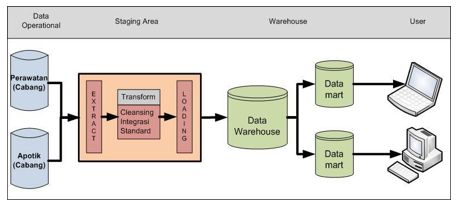
#> input picture skema.PNG, 457 x 202 px, given in place of skema.jpg, which was not available
$ jupyter execute PROJECT_UAS_DW.ipynb
#> lines starting #> are read from the running program, lines starting #| are printed output that depends on the picture; pictures that were not available may be replaced by others from this repository, and a replacement may not be noted
[cell 1]
import pandas as pd
import sqlite3
import math
import numpy as np
import matplotlib.pyplot as plt
plt.style.use('fivethirtyeight')

from IPython.core.display import display, HTML

[cell 2]
import sqlite3

conn = sqlite3.connect('MyDataset.db')

[cell 3]
c = conn.cursor()

[cell 4]
import numpy as np
import cv2
img = cv2.imread ( 'skema.jpg',0  )
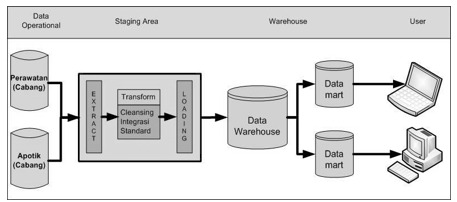
#> img: shape (202, 457); min 0, max 255, mean 222
img = cv2.imread ( 'gambar.png',0  )
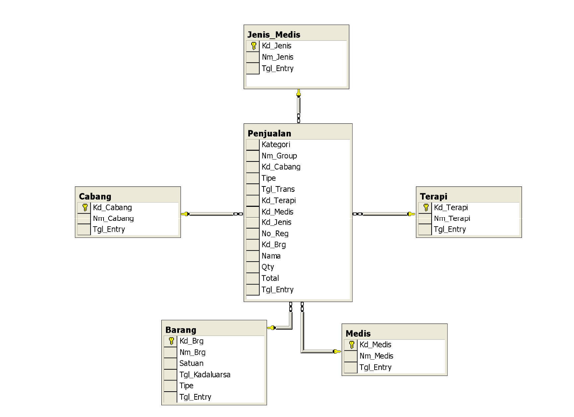
#> input picture gambar.PNG, 574 x 417 px, found by its file name
#> img: shape (417, 574); min 0, max 255, mean 248.8
cv2.imshow ( 'design gambar' , img )
k = cv2.waitKey (0) & 0xFF
#> (key Esc is pressed here)
if k == 27 :
    cv2.destroyAllWindows ()
elif k == ord ( 's' ):
    cv2.imwrite ( 'contohgray.png' , img )
    cv2.destroyAllWindows ()

[cell 5]
import numpy as np
import cv2
img = cv2.imread ( 'skema.jpg',0  )
img = cv2.imread ( 'gambar1.png',0  )
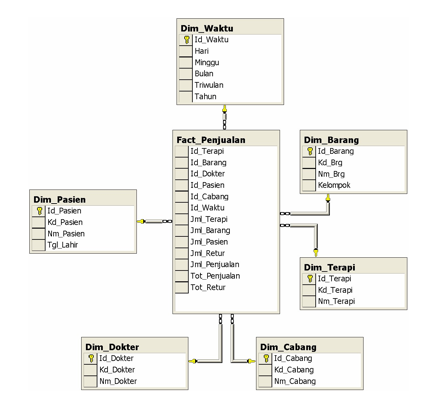
#> input picture gambar1.PNG, 437 x 404 px, found by its file name
#> img: shape (404, 437); min 0, max 255, mean 243.8
cv2.imshow ( 'design gambar' , img )
k = cv2.waitKey (0) & 0xFF
#> (key Esc is pressed here)
if k == 27 :
    cv2.destroyAllWindows ()
elif k == ord ( 's' ):
    cv2.imwrite ( 'contohgray.png' , img )
    cv2.destroyAllWindows ()

[cell 6]
import numpy as np
import cv2
img = cv2.imread ( 'skema.jpg',0  )
img = cv2.imread ( 'skema.png',0  )
cv2.imshow ( 'design gambar' , img )
k = cv2.waitKey (0) & 0xFF
#> (key Esc is pressed here)
if k == 27 :
    cv2.destroyAllWindows ()
elif k == ord ( 's' ):
    cv2.imwrite ( 'contohgray.png' , img )
    cv2.destroyAllWindows ()

[cell 7]
import csv

MyDataset = [
    ( 1, 'PT. Presiden Taksi', "Taksi", "Reguler", 353),
    ( 2, 'PT. Buana Metropolitan', "Taksi", "Reguler", 2),
    ( 3, 'PT. Primajasa Perdanaraya', "Taksi", "Reguler", 400),
    ( 4, 'PT. Blue Bird', "Taksi", "Reguler", 1595),
    ( 5, 'PT. Cendrawasih Pertiwi Jaya', "Taksi", "Reguler", 2450),
    ( 6, 'PT. Morante Jaya', "Taksi", "Reguler", 2000),
    ( 7, 'PT. Gamya', "Taksi", "Reguler", 689),
    ( 8, 'PT. Lintas Buana Taks', "Taksi", "Reguler", 1100),
    ( 9, 'PT. Luhur Satria Sejatikencana', "Taksi", "Reguler", 1500),
    ( 10, 'PT. Dharma Indah Agung. M (Dian Taksi)', "Taksi", "Reguler", 355),
    ( 11, 'PT. Sriyani Asti', "Taksi", "Reguler", 320),
    ( 12, 'PT. Ratax Armada', "Taksi", "Reguler", 75),
    ( 13, 'PT. Sri Medali', "Taksi", "Reguler", 44),
    ( 14, 'PT. Express Transindo Utama', "Taksi", "Reguler", 2500),
    ( 15, 'PT. Royal City', "Taksi", "Reguler", 16),
    ( 16, 'PT. Irdawan Multi Tran', "Taksi", "Reguler", 200),
    ( 17, 'PT. Citra Transpor Nusantara', "Taksi", "Reguler", 923),
    ( 18, 'Kop. Taksi Indonesia', "Taksi", "Reguler", 357),
    ( 19, 'Kosti Jaya', "Taksi", "Reguler", 189),
    ( 20, 'Kop. Taksi Sepakat', "Taksi", "Reguler", 113),
    ( 21, 'Transkoveri DK', "Taksi", "Reguler", 7),
    ( 22, 'PT. Central Naga Europindo', "Taksi", "Reguler", 3350),
    ( 23, 'PT. Prima Sarijati Agung', "Taksi", "Reguler", 850),
    ( 24, 'PT. Semesta Indo Prima', "Taksi", "Reguler", 1100),
    ( 25, 'Koptajasa', "Taksi", "Reguler", 123),
    ( 26, 'PT. Tulus Sinar Selatan', "Taksi", "Reguler", 160),
    ( 27, 'PT. Bersatu Aman Sejahtera', "Taksi", "Reguler", 458),
    ( 28, 'PT. Panorama Transportas', "Taksi", "Reguler", 300),
    ( 29, 'PT. Pusaka Satria Utama', "Taksi", "Reguler", 200),
    ( 30, 'PT. Blue Bird Pusaka', "Taksi", "Reguler", 500),
    ( 31, 'PT. Berkat Oto Sejahtera', "Taksi", "Reguler", 50),
    ( 32, 'PUSKOPAU Taxi Bandara', "Taksi", "Reguler", 100),
    ( 33, 'PT. Silver Bird', "Taksi", "Ekeskutif", 1295),
    ( 34, 'PT. Panorama Transportasi Tbk', "Taksi", "Ekeskutif", 400),
    ( 35, 'PT. Express Kencanakelola Jayajasa', "Taksi", "Ekeskutif", 108),

]

f = open('MyDataset.csv', 'w')
w = csv.writer(f)
w.writerow(('No','Nama_Perusahaan','Nama_Angkut','Jenis_Nama','Jumlah'))


for s in MyDataset:
    w.writerow(s)

f.close()

[cell 8]
import pandas as pd

f = pd.read_csv("MyDataset.csv")
f

[cell 9]
import pandas as pd
#importing the dataset
MyDataset = pd.read_csv('MyDataset.csv')
MyDataset

[cell 10]
#displaying the dataset
MyDataset.head(10)

[cell 11]
import pandas as pd
MyDataset.dtypes

[cell 12]
apply_Nama_Perusahaan = MyDataset['Nama_Perusahaan'].value_counts().reset_index()
apply_Nama_Perusahaan.columns = ['Nama_Perusahaan', 'Nama_Angkut']
apply_Nama_Perusahaan

[cell 13]
import matplotlib.pyplot as plt

plt.figure(figsize=(7,9))
#> (this line was passed over: IPython is not available in this run)
plt.bar(apply_Nama_Perusahaan['Nama_Perusahaan'], apply_Nama_Perusahaan ['Nama_Angkut'])
#> (this line was passed over: IPython is not available in this run)
plt.title('Nama_Perusahaan ')
#> (this line was passed over: IPython is not available in this run)
plt.xlabel('Nama_Perusahaan')
#> (this line was passed over: IPython is not available in this run)
plt.ylabel('Nama_Angkut')
#> (this line was passed over: IPython is not available in this run)
plt.savefig('report_Nama_Perusahaan.png')
#> (this line was passed over: IPython is not available in this run)
